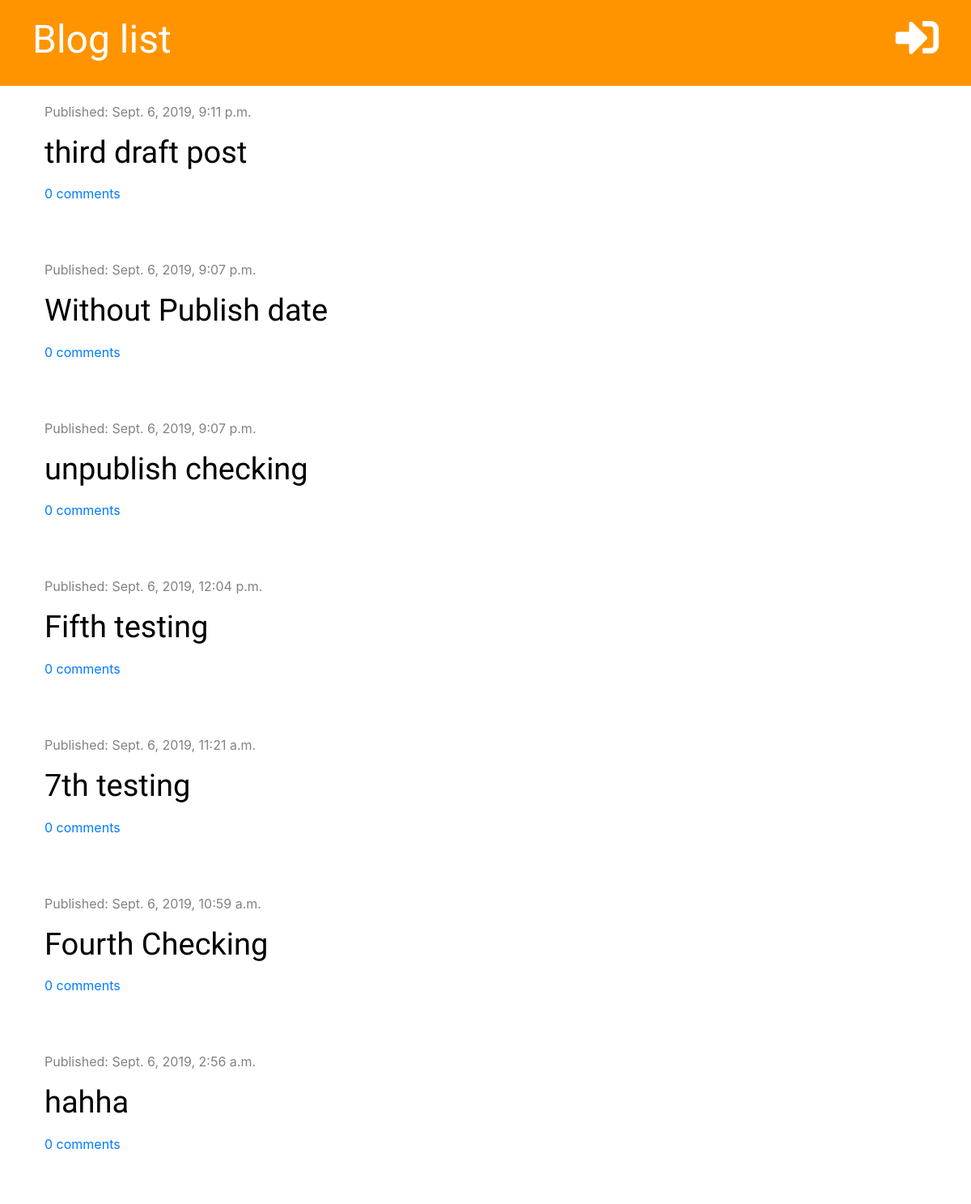
/ (upper part), run on an earlier commit of the app's database.
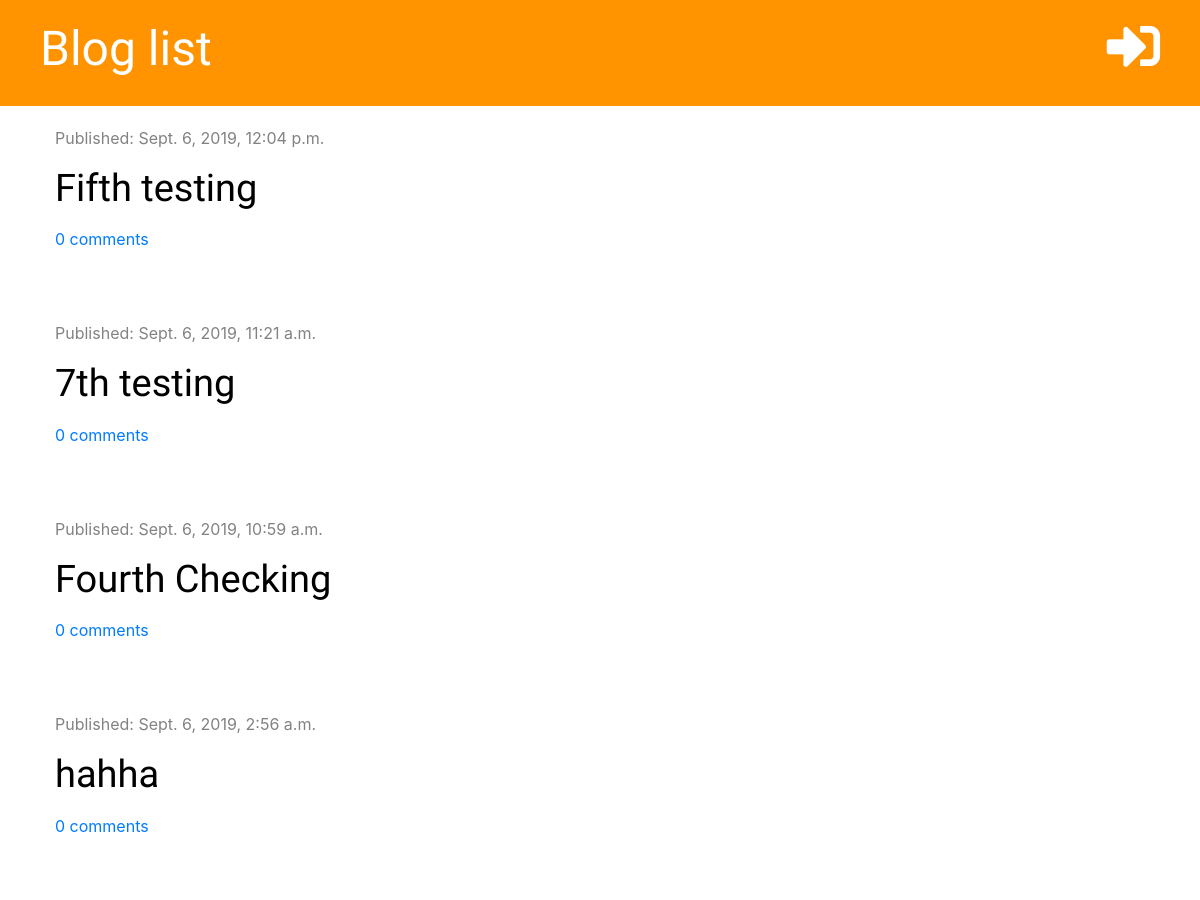
And on a later commit of the database.
### blog/models.py (models this page shows, shortened)
class Post(models.Model):
    author = models.ForeignKey('auth.User', on_delete=models.CASCADE)
    title = models.CharField(max_length=200)
    text = models.TextField()
    created_date = models.DateTimeField(default=timezone.now)
    published_date = models.DateTimeField(blank=True, null=True)
    def approved_comments(self):
        return self.comments.filter(approved=True)

### blog/views.py (the view)
# urls.py: path('', views.post_list, name='post_list'),
def post_list(request):
    posts = Post.objects.filter(published_date__lte=timezone.now()).order_by('-published_date')
    stuff_for_frontend = {'posts': posts}
    return render(request, 'blog/post_list.html', stuff_for_frontend)

### blog/templatetags/markdownify.py (called while the page is built)
@register.filter
def markdown(value):
    renderer = HighlightRenderer()
    markdown = mistune.Markdown(renderer=renderer)
    return markdown(value)

### blog/templates/blog/post_list.html (shortened to what this page needs)
{% extends 'blog/base.html' %}
{% load markdownify %}
{% block content %}
    {% for post in posts %}
        <div class="post">
            <div class="date">
                <p>Published: {{ post.published_date}}</p>
            </div>
            <h1><a href="{% url 'post_detail' pk=post.pk %}">{{ post.title }}</a></h1>
            <a href="{% url 'post_detail' pk=post.pk %}">{{ post.approved_comments.count }} comments</a>
        </div>
    {% endfor %}
{% endblock %}

What changed in the data, as far as the page shows it:
removed Post: published_date "Sept. 6, 2019, 9:11 p.m.", title "third draft post", approved_comments.count "0"
removed Post: published_date "Sept. 6, 2019, 9:07 p.m.", title "Without Publish date", approved_comments.count "0"
removed Post: published_date "Sept. 6, 2019, 9:07 p.m.", title "unpublish checking", approved_comments.count "0"
